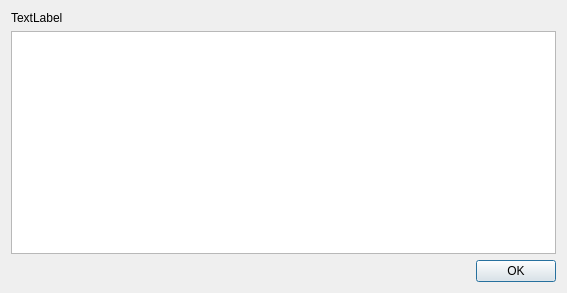
<?xml version="1.0" encoding="UTF-8"?>
<ui version="4.0">
 <class>Ripes::CompilerErrorDialog</class>
 <widget class="QDialog" name="Ripes::CompilerErrorDialog">
  <property name="geometry">
   <rect>
    <x>0</x>
    <y>0</y>
    <width>567</width>
    <height>293</height>
   </rect>
  </property>
  <property name="windowTitle">
   <string notr="true">Dialog</string>
  </property>
  <layout class="QGridLayout" name="gridLayout">
   <item row="0" column="0">
    <layout class="QVBoxLayout" name="verticalLayout">
     <item>
      <widget class="QLabel" name="infoText">
       <property name="text">
        <string notr="true">TextLabel</string>
       </property>
      </widget>
     </item>
     <item>
      <widget class="QPlainTextEdit" name="errorText">
       <property name="readOnly">
        <bool>true</bool>
       </property>
      </widget>
     </item>
    </layout>
   </item>
   <item row="1" column="0">
    <widget class="QDialogButtonBox" name="buttonBox">
     <property name="orientation">
      <enum>Qt::Horizontal</enum>
     </property>
     <property name="standardButtons">
      <set>QDialogButtonBox::Ok</set>
     </property>
    </widget>
   </item>
  </layout>
 </widget>
 <resources/>
 <connections>
  <connection>
   <sender>buttonBox</sender>
   <signal>accepted()</signal>
   <receiver>Ripes::CompilerErrorDialog</receiver>
   <slot>accept()</slot>
   <hints>
    <hint type="sourcelabel">
     <x>248</x>
     <y>254</y>
    </hint>
    <hint type="destinationlabel">
     <x>157</x>
     <y>274</y>
    </hint>
   </hints>
  </connection>
  <connection>
   <sender>buttonBox</sender>
   <signal>rejected()</signal>
   <receiver>Ripes::CompilerErrorDialog</receiver>
   <slot>reject()</slot>
   <hints>
    <hint type="sourcelabel">
     <x>316</x>
     <y>260</y>
    </hint>
    <hint type="destinationlabel">
     <x>286</x>
     <y>274</y>
    </hint>
   </hints>
  </connection>
 </connections>
</ui>
